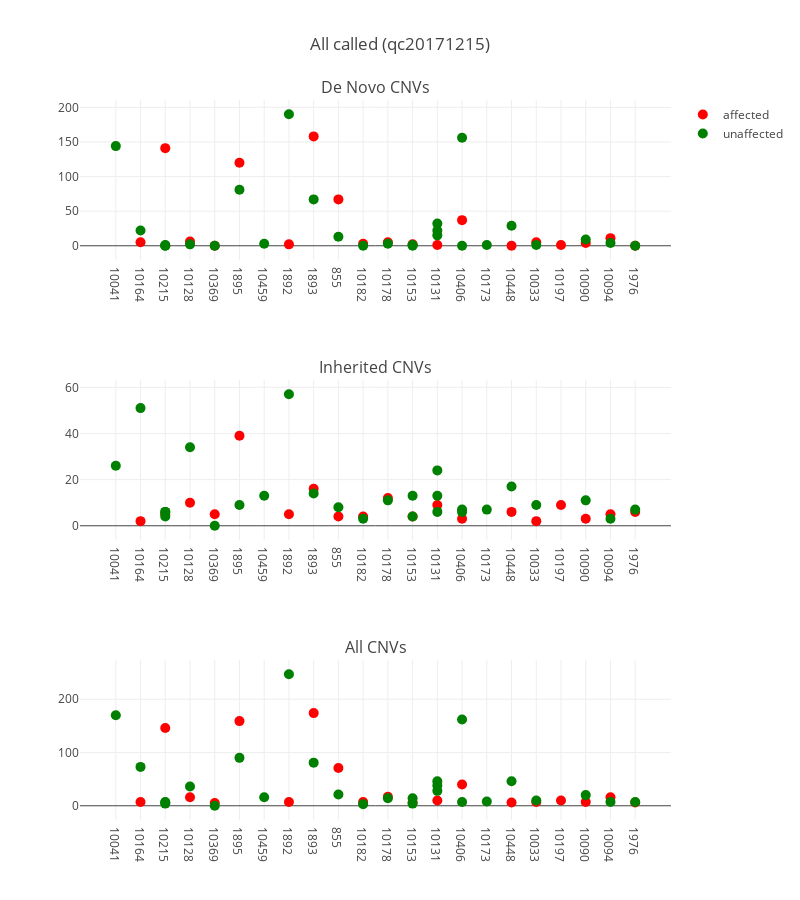

This figure's notebook cell:
### Code cell
plot_cnvs('/data/sudregp/cnv/penncnv/results/summary_called_qc20171215.csv',
          'All called (qc20171215)')

### Figure 1 — Plotly figure (JSON) as saved in the notebook; plotly's stock layout.template omitted (floating-point values rounded to 4 significant figures)
{"data": [{"hoverinfo": "text+y", "marker": {"color": "red", "size": 10}, "mode": "markers", "name": "affected", "showlegend": true, "text": ["CLIA_400122", "CLIA_400125", "CLIA_400153", "CCGO_800980", "CLIA_400132", "CLIA_400134", "CLIA_400163", "CLIA_400216", "CLIA_400121", "CLIA_400131", "CLIA_400128", "CLIA_400140", "CLIA_400178", "CLIA_400205", "CLIA_400127", "CLIA_400129", "CLIA_400123", "CLIA_400130", "CLIA_400204"], "type": "scatter", "x": [1, 2, 3, 4, 5, 7, 8, 9, 10, 11, 12, 13, 14, 16, 17, 18, 19, 20, 21], "xaxis": "x1", "y": [5, 141, 6, 0, 120, 2, 158, 67, 3, 5, 2, 1, 37, 0, 5, 1, 4, 11, 0], "yaxis": "y1"}, {"hoverinfo": "text+y", "hovertext": ["CLIA_400155", "CLIA_400135", "CLIA_400191", "CLIA_400189", "CLIA_400193", "CLIA_400152", "CCGO_800979", "CLIA_400158", "CLIA_400209", "CLIA_400175", "CLIA_400162", "CLIA_400133", "CLIA_400170", "CLIA_400159", "CLIA_400210", "CLIA_400212", "CLIA_400138", "CLIA_400139", "CLIA_400142", "CLIA_400179", "CLIA_400180", "CLIA_400148", "CLIA_400200", "CLIA_400166", "CLIA_400195", "CLIA_400144", "CLIA_400201"], "marker": {"color": "green", "size": 10}, "mode": "markers", "name": "unaffected", "showlegend": true, "type": "scatter", "x": [0, 1, 2, 2, 2, 3, 4, 5, 6, 7, 8, 9, 10, 11, 12, 12, 13, 13, 13, 14, 14, 15, 16, 17, 19, 20, 21], "xaxis": "x1", "y": [144, 22, 1, 0, 0, 2, 0, 81, 3, 190, 67, 13, 0, 3, 1, 0, 32, 15, 22, 156, 0, 1, 29, 1, 9, 4, 0], "yaxis": "y1"}, {"hoverinfo": "text+y", "marker": {"color": "red", "size": 10}, "mode": "markers", "name": "affected", "showlegend": false, "text": ["CLIA_400122", "CLIA_400125", "CLIA_400153", "CCGO_800980", "CLIA_400132", "CLIA_400134", "CLIA_400163", "CLIA_400216", "CLIA_400121", "CLIA_400131", "CLIA_400128", "CLIA_400140", "CLIA_400178", "CLIA_400205", "CLIA_400127", "CLIA_400129", "CLIA_400123", "CLIA_400130", "CLIA_400204"], "type": "scatter", "x": [1, 2, 3, 4, 5, 7, 8, 9, 10, 11, 12, 13, 14, 16, 17, 18, 19, 20, 21], "xaxis": "x2", "y": [2, 5, 10, 5, 39, 5, 16, 4, 4, 12, 4, 9, 3, 6, 2, 9, 3, 5, 6], "yaxis": "y2"}, {"hoverinfo": "text+y", "hovertext": ["CLIA_400155", "CLIA_400135", "CLIA_400191", "CLIA_400189", "CLIA_400193", "CLIA_400152", "CCGO_800979", "CLIA_400158", "CLIA_400209", "CLIA_400175", "CLIA_400162", "CLIA_400133", "CLIA_400170", "CLIA_400159", "CLIA_400210", "CLIA_400212", "CLIA_400138", "CLIA_400139", "CLIA_400142", "CLIA_400179", "CLIA_400180", "CLIA_400148", "CLIA_400200", "CLIA_400166", "CLIA_400195", "CLIA_400144", "CLIA_400201"], "marker": {"color": "green", "size": 10}, "mode": "markers", "name": "unaffected", "showlegend": false, "type": "scatter", "x": [0, 1, 2, 2, 2, 3, 4, 5, 6, 7, 8, 9, 10, 11, 12, 12, 13, 13, 13, 14, 14, 15, 16, 17, 19, 20, 21], "xaxis": "x2", "y": [26, 51, 6, 4, 6, 34, 0, 9, 13, 57, 14, 8, 3, 11, 13, 4, 6, 13, 24, 6, 7, 7, 17, 9, 11, 3, 7], "yaxis": "y2"}, {"hoverinfo": "text+y", "marker": {"color": "red", "size": 10}, "mode": "markers", "name": "affected", "showlegend": false, "text": ["CLIA_400122", "CLIA_400125", "CLIA_400153", "CCGO_800980", "CLIA_400132", "CLIA_400134", "CLIA_400163", "CLIA_400216", "CLIA_400121", "CLIA_400131", "CLIA_400128", "CLIA_400140", "CLIA_400178", "CLIA_400205", "CLIA_400127", "CLIA_400129", "CLIA_400123", "CLIA_400130", "CLIA_400204"], "type": "scatter", "x": [1, 2, 3, 4, 5, 7, 8, 9, 10, 11, 12, 13, 14, 16, 17, 18, 19, 20, 21], "xaxis": "x3", "y": [7, 146, 16, 5, 159, 7, 174, 71, 7, 17, 6, 10, 40, 6, 7, 10, 7, 16, 6], "yaxis": "y3"}, {"hoverinfo": "text+y", "hovertext": ["CLIA_400155", "CLIA_400135", "CLIA_400191", "CLIA_400189", "CLIA_400193", "CLIA_400152", "CCGO_800979", "CLIA_400158", "CLIA_400209", "CLIA_400175", "CLIA_400162", "CLIA_400133", "CLIA_400170", "CLIA_400159", "CLIA_400210", "CLIA_400212", "CLIA_400138", "CLIA_400139", "CLIA_400142", "CLIA_400179", "CLIA_400180", "CLIA_400148", "CLIA_400200", "CLIA_400166", "CLIA_400195", "CLIA_400144", "CLIA_400201"], "marker": {"color": "green", "size": 10}, "mode": "markers", "name": "unaffected", "showlegend": false, "type": "scatter", "x": [0, 1, 2, 2, 2, 3, 4, 5, 6, 7, 8, 9, 10, 11, 12, 12, 13, 13, 13, 14, 14, 15, 16, 17, 19, 20, 21], "xaxis": "x3", "y": [170, 73, 7, 4, 6, 36, 0, 90, 16, 247, 81, 21, 3, 14, 14, 4, 38, 28, 46, 162, 7, 8, 46, 10, 20, 7, 7], "yaxis": "y3"}], "layout": {"annotations": [{"font": {"size": 16}, "showarrow": false, "text": "De Novo CNVs", "x": 0.5, "xanchor": "center", "xref": "paper", "y": 1, "yanchor": "bottom", "yref": "paper"}, {"font": {"size": 16}, "showarrow": false, "text": "Inherited CNVs", "x": 0.5, "xanchor": "center", "xref": "paper", "y": 0.6111, "yanchor": "bottom", "yref": "paper"}, {"font": {"size": 16}, "showarrow": false, "text": "All CNVs", "x": 0.5, "xanchor": "center", "xref": "paper", "y": 0.2222, "yanchor": "bottom", "yref": "paper"}], "height": 900, "hovermode": "closest", "title": "All called (qc20171215)", "width": 800, "xaxis1": {"anchor": "y1", "domain": [0, 1], "ticktext": ["10041", "10164", "10215", "10128", "10369", "1895", "10459", "1892", "1893", "855", "10182", "10178", "10153", "10131", "10406", "10173", "10448", "10033", "10197", "10090", "10094", "1976"], "tickvals": [0, 1, 2, 3, 4, 5, 6, 7, 8, 9, 10, 11, 12, 13, 14, 15, 16, 17, 18, 19, 20, 21], "zeroline": false}, "xaxis2": {"anchor": "y2", "domain": [0, 1], "ticktext": ["10041", "10164", "10215", "10128", "10369", "1895", "10459", "1892", "1893", "855", "10182", "10178", "10153", "10131", "10406", "10173", "10448", "10033", "10197", "10090", "10094", "1976"], "tickvals": [0, 1, 2, 3, 4, 5, 6, 7, 8, 9, 10, 11, 12, 13, 14, 15, 16, 17, 18, 19, 20, 21], "zeroline": false}, "xaxis3": {"anchor": "y3", "domain": [0, 1], "ticktext": ["10041", "10164", "10215", "10128", "10369", "1895", "10459", "1892", "1893", "855", "10182", "10178", "10153", "10131", "10406", "10173", "10448", "10033", "10197", "10090", "10094", "1976"], "tickvals": [0, 1, 2, 3, 4, 5, 6, 7, 8, 9, 10, 11, 12, 13, 14, 15, 16, 17, 18, 19, 20, 21], "zeroline": false}, "yaxis1": {"anchor": "x1", "domain": [0.7778, 1]}, "yaxis2": {"anchor": "x2", "domain": [0.3889, 0.6111]}, "yaxis3": {"anchor": "x3", "domain": [0, 0.2222]}}}
